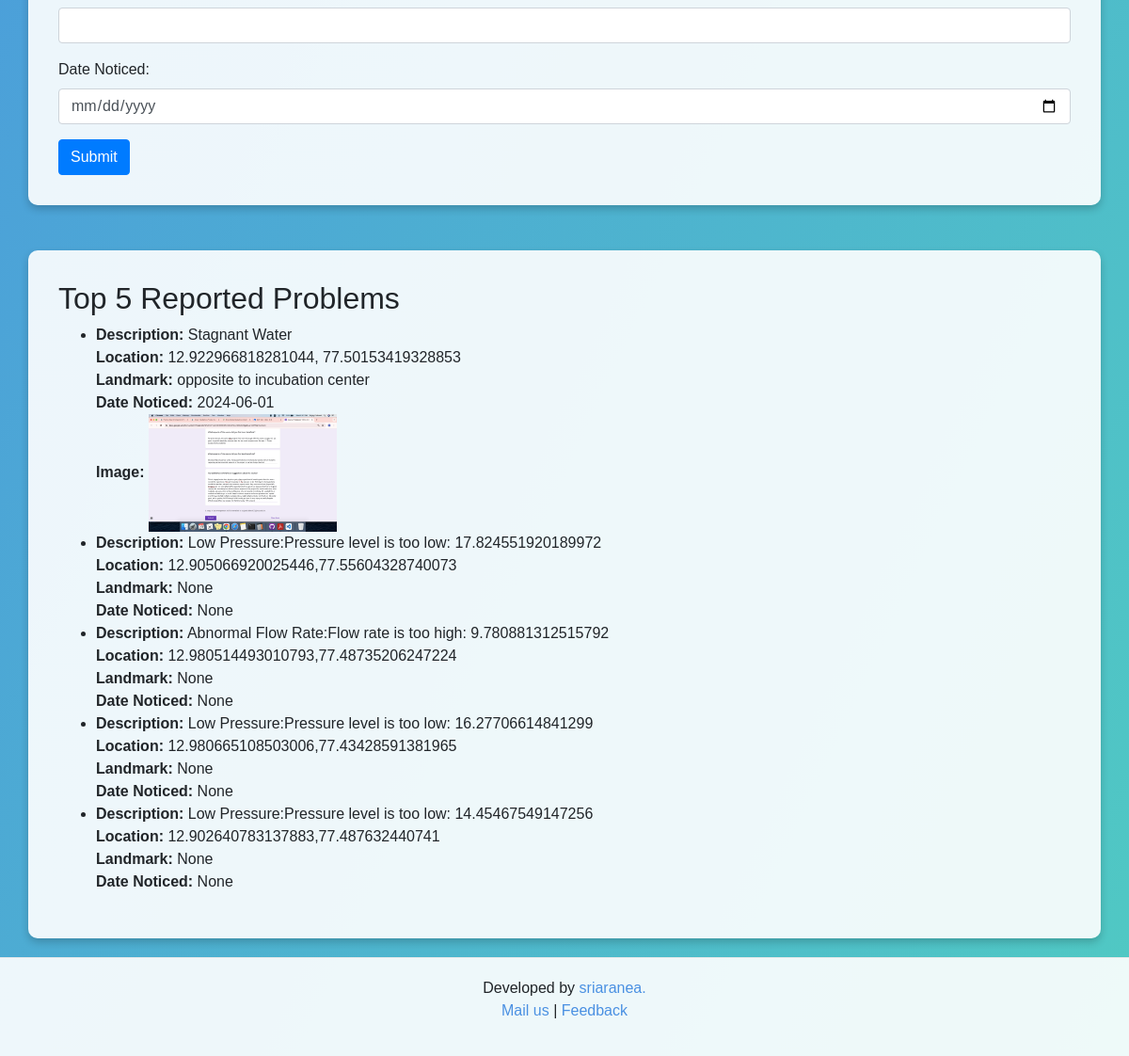
Before: / (lower part) with the older database file.
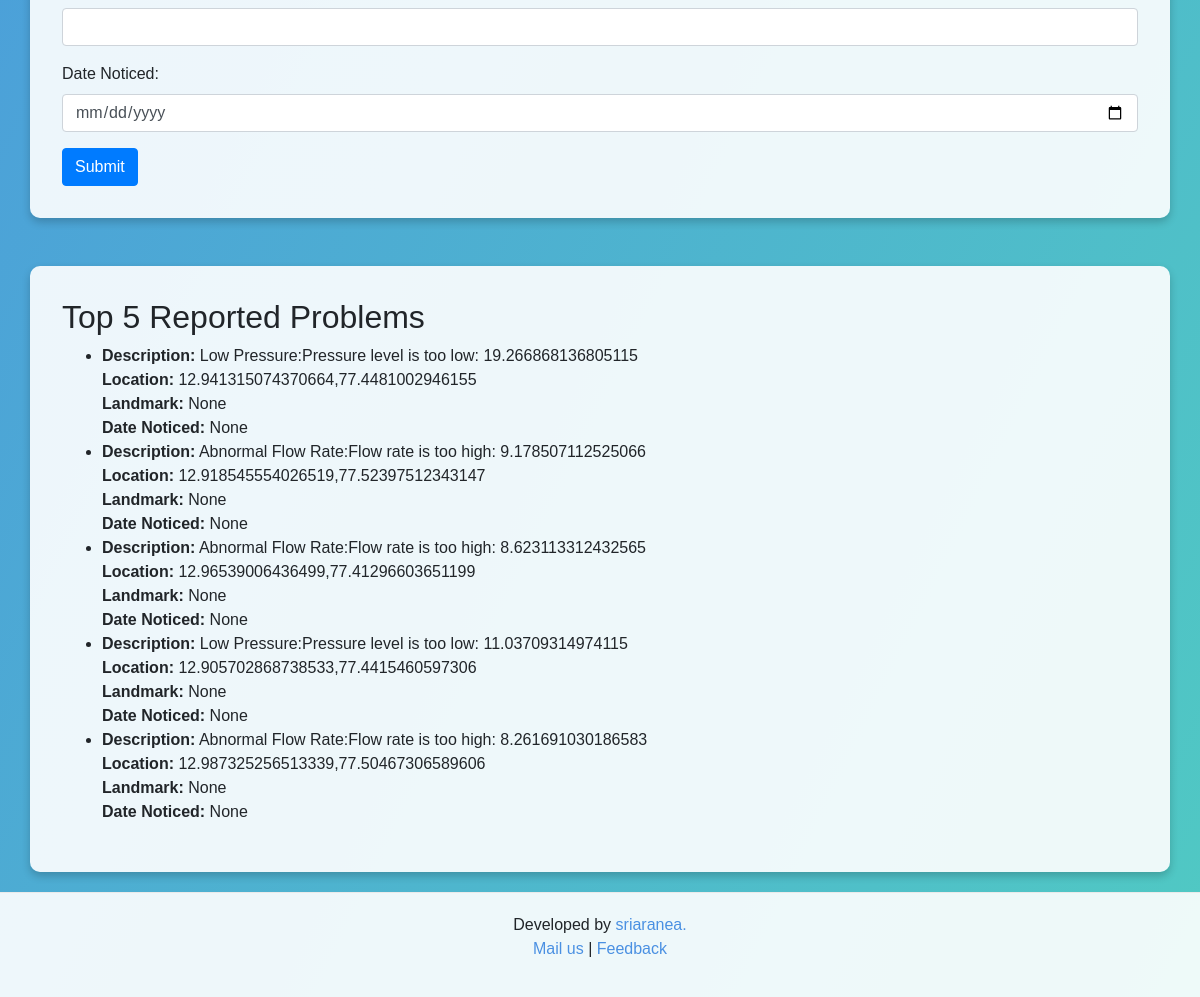
After: the same page with the newer database file.
### tables this page shows
CREATE TABLE reported_problems 
                 (id INTEGER PRIMARY KEY AUTOINCREMENT, location TEXT, landmark TEXT, 
                 location_description TEXT, issue_image TEXT, issue_description TEXT, 
                 email TEXT, date TEXT, lat REAL, lng REAL, assigned_to TEXT, status TEXT);

### app.py (the view)
@app.route('/')
def index():
    conn = sqlite3.connect('waruna.db')
    c = conn.cursor()
    c.execute("SELECT * FROM reported_problems ORDER BY id DESC LIMIT 5")
    top_problems = c.fetchall()
    conn.close()
    return render_template('index.html', top_problems=top_problems)

### templates/index.html (shortened to what this page needs)
<!DOCTYPE html>
<html lang="en">
<head>
    <link rel="stylesheet" href="https://stackpath.bootstrapcdn.com/bootstrap/4.3.1/css/bootstrap.min.css">
    <link rel="stylesheet" href="https://unpkg.com/leaflet@1.7.1/dist/leaflet.css" />
</head>
<body>
    <div class="container">
        <form action="/submit_issue" method="POST" enctype="multipart/form-data">
            <div class="form-group">
                <input type="email" class="form-control" id="email" name="email" required>
            </div>
            <div class="form-group">
                <label for="date">Date Noticed:</label>
                <input type="date" class="form-control" id="date" name="date" required>
            </div>
            <button type="submit" class="btn btn-primary">Submit</button>
        </form>
    </div>
    <div class="container mt-5">
        <h2>Top 5 Reported Problems</h2>
        <ul>
            {% for problem in top_problems %}
            <li>
                <strong>Description:</strong> {{ problem[5] }}<br>
                <strong>Location:</strong> {{ problem[1] }}<br>
                <strong>Landmark:</strong> {{ problem[2] }}<br>
                <strong>Date Noticed:</strong> {{ problem[7] }}
                {% if problem[4] %}
                <br><strong>Image:</strong> <img src="{{ url_for('static', filename='images/' ~ problem[4]) }}"
                    alt="Issue Image" style="max-width: 200px;">
                {% endif %}
            </li>
            {% endfor %}
        </ul>
    </div>
    <footer>
        <p>Developed by <a href="https://sriaranea.com/sriaranea/">sriaranea. <br></a> <a href="mailto:sriaranea@gmail.com">Mail us</a> | <a
                href="mailto:sriaranea@gmail.com">Feedback</a></p>
    </footer>
</body>
</html>

Changed rows visible on the page:
removed reported_problems: issue_description "Stagnant Water", location "12.922966818281044, 77.50153419328853", landmark "opposite to incubation center", date "2024-06-01", issue_image (picture)
removed reported_problems: issue_description "Low Pressure:Pressure level is too low: 17.824551920189972", location "12.905066920025446,77.55604328740073", problem "None"
removed reported_problems: issue_description "Abnormal Flow Rate:Flow rate is too high: 9.780881312515792", location "12.980514493010793,77.48735206247224", problem "None"
removed reported_problems: issue_description "Low Pressure:Pressure level is too low: 16.27706614841299", location "12.980665108503006,77.43428591381965", problem "None"
removed reported_problems: issue_description "Low Pressure:Pressure level is too low: 14.45467549147256", location "12.902640783137883,77.487632440741", problem "None"
now on this page (row edited): reported_problems: issue_description "Low Pressure:Pressure level is too low: 19.266868136805115", location "12.941315074370664,77.4481002946155", problem "None"
now on this page (row edited): reported_problems: issue_description "Abnormal Flow Rate:Flow rate is too high: 9.178507112525066", location "12.918545554026519,77.52397512343147", problem "None"
now on this page (row edited): reported_problems: issue_description "Abnormal Flow Rate:Flow rate is too high: 8.623113312432565", location "12.96539006436499,77.41296603651199", problem "None"
now on this page (row edited): reported_problems: issue_description "Low Pressure:Pressure level is too low: 11.03709314974115", location "12.905702868738533,77.4415460597306", problem "None"
now on this page (row edited): reported_problems: issue_description "Abnormal Flow Rate:Flow rate is too high: 8.261691030186583", location "12.987325256513339,77.50467306589606", problem "None"
